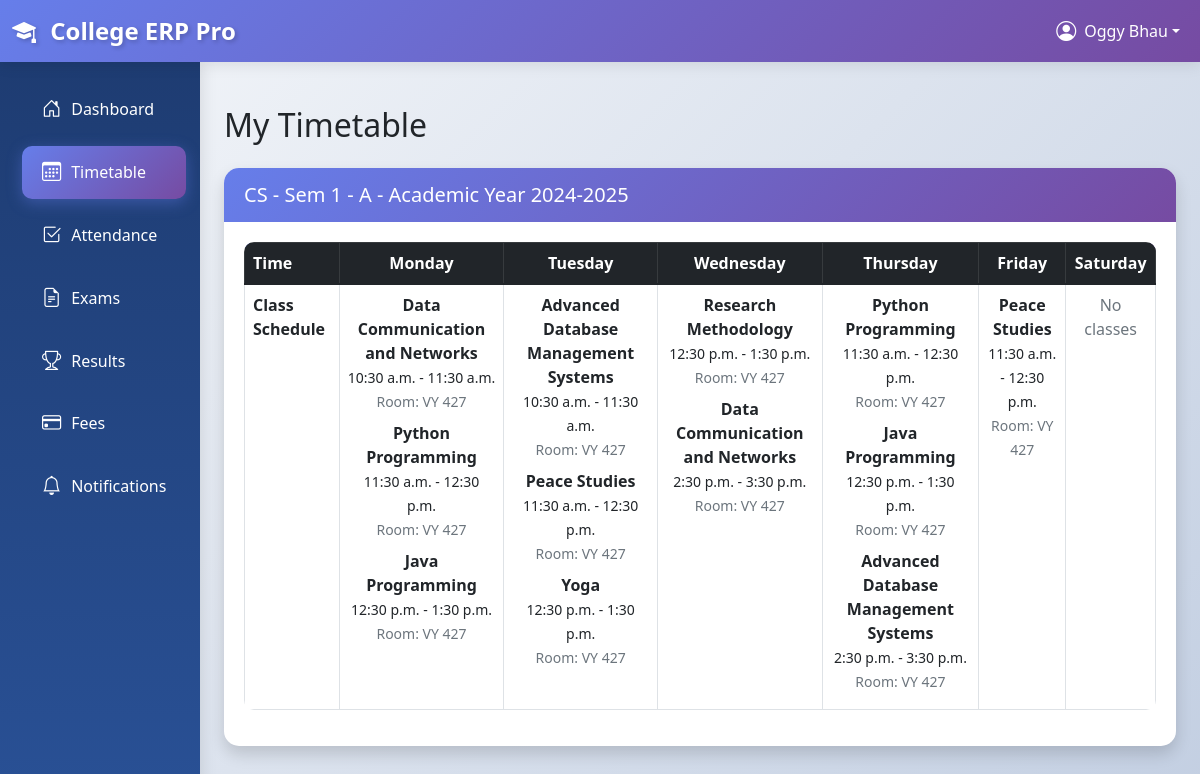
Page /students/timetable/ (signed in) on the committed database.
### accounts/models.py (models this page shows, shortened)
class User(AbstractUser):
    USER_TYPE_CHOICES = (
        ('student', 'Student'),
        ('teacher', 'Teacher'),
        ('admin', 'Administrator'),
    )
    user_type = models.CharField(max_length=10, choices=USER_TYPE_CHOICES)
    phone_regex = RegexValidator(
        regex=r'^\+?1?\d{9,15}$',
        message="Phone number must be entered in the format: '+999999999'. Up to 15 digits allowed."
    )
    phone_number = models.CharField(validators=[phone_regex], max_length=17, blank=True)
    address = models.TextField(blank=True)
    date_of_birth = models.DateField(null=True, blank=True)
    profile_picture = models.ImageField(upload_to='profile_pics/', null=True, blank=True)
    created_at = models.DateTimeField(auto_now_add=True)
    updated_at = models.DateTimeField(auto_now=True)
    @property
    def is_student(self):
        return self.user_type == 'student'
    @property
    def is_admin(self):
        return self.user_type == 'admin'

### students/models.py (models this page shows, shortened)
class Student(models.Model):
    user = models.OneToOneField(
        settings.AUTH_USER_MODEL,
        on_delete=models.CASCADE,
        related_name='student_profile'
    )
    roll_number = models.CharField(max_length=20, unique=True)
    admission_number = models.CharField(max_length=20, unique=True)
    student_class = models.ForeignKey(
        Class,
        on_delete=models.SET_NULL,
        null=True,
        blank=True,
        related_name='students'
    )
    department = models.ForeignKey(Department, on_delete=models.CASCADE)
    admission_date = models.DateField()
    guardian_name = models.CharField(max_length=100)
    guardian_phone = models.CharField(max_length=15)
    guardian_email = models.EmailField(blank=True)
    guardian_address = models.TextField()
    emergency_contact = models.CharField(max_length=15)
    blood_group = models.CharField(max_length=5, blank=True)
    medical_conditions = models.TextField(blank=True)
    is_active = models.BooleanField(default=True)

### academics/models.py (models this page shows, shortened)
class Class(models.Model):
    name = models.CharField(max_length=50)
    department = models.ForeignKey(Department, on_delete=models.CASCADE)
    semester = models.IntegerField(choices=Course.SEMESTER_CHOICES)
    section = models.CharField(max_length=10, default='A')
    academic_year = models.CharField(max_length=9)  # e.g., "2023-2024"
    class_teacher = models.ForeignKey(
        settings.AUTH_USER_MODEL,
        on_delete=models.SET_NULL,
        null=True,
        blank=True,
        related_name='managed_classes'
    )
    max_strength = models.IntegerField(default=60)
    class Meta:
        unique_together = ['department', 'semester', 'section', 'academic_year']
        verbose_name_plural = 'Classes'
    def __str__(self):
        return f"{self.department.code} - Sem {self.semester} - {self.section}"

class Department(models.Model):
    name = models.CharField(max_length=100)
    code = models.CharField(max_length=10, unique=True)
    head = models.ForeignKey(
        settings.AUTH_USER_MODEL,
        on_delete=models.SET_NULL,
        null=True,
        blank=True,
        related_name='headed_departments'
    )
    description = models.TextField(blank=True)
    created_at = models.DateTimeField(auto_now_add=True)

class Timetable(models.Model):
    class_assigned = models.ForeignKey(Class, on_delete=models.CASCADE)
    subject = models.ForeignKey(Subject, on_delete=models.CASCADE)
    time_slot = models.ForeignKey(TimeSlot, on_delete=models.CASCADE)
    room_number = models.CharField(max_length=20, blank=True)
    class Meta:
        unique_together = ['class_assigned', 'time_slot']

class Subject(models.Model):
    SUBJECT_TYPE_CHOICES = [
        ('TH', 'Theory'),
        ('PR', 'Practical'),
        ('TU', 'Tutorial'),
    ]
    course = models.ForeignKey(Course, on_delete=models.CASCADE)
    class_assigned = models.ForeignKey(Class, on_delete=models.CASCADE)
    teacher = models.ForeignKey(
        settings.AUTH_USER_MODEL,
        on_delete=models.SET_NULL,
        null=True,
        blank=True,
        related_name='taught_subjects'
    )
    subject_type = models.CharField(max_length=2, choices=SUBJECT_TYPE_CHOICES, default='TH')
    class Meta:
        unique_together = ['course', 'class_assigned']

class Course(models.Model):
    SEMESTER_CHOICES = [
        (1, '1st Semester'),
        (2, '2nd Semester'),
        (3, '3rd Semester'),
        (4, '4th Semester'),
        (5, '5th Semester'),
        (6, '6th Semester'),
        (7, '7th Semester'),
        (8, '8th Semester'),
    ]
    name = models.CharField(max_length=100)
    code = models.CharField(max_length=20, unique=True)
    department = models.ForeignKey(Department, on_delete=models.CASCADE)
    semester = models.IntegerField(choices=SEMESTER_CHOICES)
    credits = models.IntegerField(validators=[MinValueValidator(1), MaxValueValidator(6)])
    description = models.TextField(blank=True)
    syllabus = models.FileField(upload_to='syllabi/', null=True, blank=True)
    created_at = models.DateTimeField(auto_now_add=True)

class TimeSlot(models.Model):
    DAY_CHOICES = [
        ('monday', 'Monday'),
        ('tuesday', 'Tuesday'),
        ('wednesday', 'Wednesday'),
        ('thursday', 'Thursday'),
        ('friday', 'Friday'),
        ('saturday', 'Saturday'),
    ]
    day = models.CharField(max_length=10, choices=DAY_CHOICES)
    start_time = models.TimeField()
    end_time = models.TimeField()
    class Meta:
        ordering = ['day', 'start_time']
        unique_together = ['day', 'start_time', 'end_time']

### students/views.py (the view)
# urls.py: path('timetable/', views.timetable, name='timetable'),
@login_required
def timetable(request):
    if not request.user.is_student:
        messages.error(request, "Access denied.")
        return redirect('accounts:login')
    student = request.user.student_profile
    if not student.student_class:
        messages.warning(request, "You are not assigned to any class. Please contact administrator.")
        return render(request, 'students/timetable.html')
    timetable = Timetable.objects.filter(
        class_assigned=student.student_class
    ).select_related('subject__course', 'time_slot').order_by(
        'time_slot__day', 'time_slot__start_time'
    )
    days = ['monday', 'tuesday', 'wednesday', 'thursday', 'friday', 'saturday']
    organized_timetable = {}
    for day in days:
        organized_timetable[day] = timetable.filter(time_slot__day=day)
    context = {
        'student': student,
        'organized_timetable': organized_timetable,
        'days': days,
    }
    return render(request, 'students/timetable.html', context)

### academics/templatetags/timetable_filters.py (called while the page is built)
@register.filter
def lookup(dictionary, key):
    if dictionary is None:
        return None
    return dictionary.get(key, [])

### college_erp/context_processors.py (called while the page is built)
def global_context(request):
    context = {
        'all_departments': Department.objects.all().order_by('name'),
    }
    return context

### templates/students/timetable.html (shortened to what this page needs)
{% extends 'base.html' %}
{% load timetable_filters %}
{% block content %}
<div class="py-4">
    <h1 class="h2 mb-4">My Timetable</h1>
    {% if student.student_class %}
        <div class="card shadow">
            <div class="card-header">
                <h5 class="mb-0">{{ student.student_class }} - Academic Year {{ student.student_class.academic_year }}</h5>
            </div>
            <div class="card-body">
                <div class="table-responsive">
                    <table class="table table-bordered">
                        <thead class="table-dark">
                            <tr>
                                <th>Time</th>
                                {% for day in days %}
                                    <th class="text-center">{{ day|title }}</th>
                                {% endfor %}
                            </tr>
                        </thead>
                        <tbody>
                            {% if organized_timetable %}
                                <tr>
                                    <td><strong>Class Schedule</strong></td>
                                    {% for day in days %}
                                        <td class="text-center">
                                            {% for schedule in organized_timetable|lookup:day %}
                                                <div class="mb-2">
                                                    <strong>{{ schedule.subject.course.name }}</strong><br>
                                                    <small>{{ schedule.time_slot.start_time }} - {{ schedule.time_slot.end_time }}</small><br>
                                                    <small class="text-muted">Room: {{ schedule.room_number|default:"TBA" }}</small>
                                                </div>
                                            {% empty %}
                                                <span class="text-muted">No classes</span>
                                            {% endfor %}
                                        </td>
                                    {% endfor %}
                                </tr>
                            {% else %}
                                <tr>
                                    <td colspan="7" class="text-center text-muted">No timetable available</td>
                                </tr>
                            {% endif %}
                        </tbody>
                    </table>
                </div>
            </div>
        </div>
    {% else %}
        <div class="alert alert-warning">
            <i class="bi bi-exclamation-triangle"></i>
            You are not assigned to any class. Please contact the administration.
        </div>
    {% endif %}
</div>
{% endblock %}

### templates/base.html (shortened to what this page needs)
<!DOCTYPE html>
<html lang="en">
<head>
    <link href="https://cdn.jsdelivr.net/npm/bootstrap@5.1.3/dist/css/bootstrap.min.css" rel="stylesheet">
    <link rel="stylesheet" href="https://cdn.jsdelivr.net/npm/bootstrap-icons@1.7.2/font/bootstrap-icons.css">
    {% load static %}
    <link rel="stylesheet" href="{% static 'css/custom-animations.css' %}">
</head>
<body>
    <nav class="navbar navbar-expand-lg navbar-dark bg-primary sticky-top">
        <div class="container-fluid">
            <a class="navbar-brand" href="{% url 'accounts:dashboard' %}">
                <i class="bi bi-mortarboard-fill"></i> College ERP Pro
            </a>
            {% if user.is_authenticated %}
                <div class="navbar-nav ms-auto">
                    <div class="nav-item dropdown">
                        <a class="nav-link dropdown-toggle text-white d-flex align-items-center"
                           href="#"
                           id="navbarDropdown"
                           role="button"
                           data-bs-toggle="dropdown"
                           aria-expanded="false">
                            <i class="bi bi-person-circle fs-5 me-2"></i>
                            <span class="d-none d-md-inline">{{ user.get_full_name|default:user.username }}</span>
                        </a>
                    </div>
                </div>
            {% endif %}
        </div>
    </nav>
    <div class="container-fluid">
        <div class="row">
            {% if user.is_authenticated %}
                <nav id="sidebarMenu" class="col-md-3 col-lg-2 d-md-block sidebar collapse">
                    <div class="position-sticky pt-3">
                        <ul class="nav flex-column">
                            <li class="nav-item">
                                <a class="nav-link" href="{% url 'accounts:dashboard' %}">
                                    <i class="bi bi-house-door"></i> Dashboard
                                </a>
                            </li>
                            {% if user.is_student %}
                                <li class="nav-item">
                                    <a class="nav-link" href="{% url 'students:timetable' %}">
                                        <i class="bi bi-calendar3"></i> Timetable
                                    </a>
                                </li>
                                <li class="nav-item">
                                    <a class="nav-link" href="{% url 'students:attendance' %}">
                                        <i class="bi bi-check2-square"></i> Attendance
                                    </a>
                                </li>
                                <li class="nav-item">
                                    <a class="nav-link" href="{% url 'students:exams' %}">
                                        <i class="bi bi-file-earmark-text"></i> Exams
                                    </a>
                                </li>
                                <li class="nav-item">
                                    <a class="nav-link" href="{% url 'students:results' %}">
                                        <i class="bi bi-trophy"></i> Results
                                    </a>
                                </li>
                                <li class="nav-item">
                                    <a class="nav-link" href="{% url 'students:fees' %}">
                                        <i class="bi bi-credit-card"></i> Fees
                                    </a>
                                </li>
                                <li class="nav-item">
                                    <a class="nav-link" href="{% url 'students:notifications' %}">
                                        <i class="bi bi-bell"></i> Notifications
                                    </a>
                                </li>
                            {% endif %}
                        </ul>
                    </div>
                </nav>
            {% endif %}
            <main class="col-md-9 ms-sm-auto col-lg-10 px-md-4 main-content">
                {% block content %}
                {% endblock %}
            </main>
        </div>
    </div>
</body>
</html>

### templates/base.html (style rules this page uses)
:root { --primary-gradient: linear-gradient(135deg, #667eea 0%, #764ba2 100%); --sidebar-bg: linear-gradient(180deg, #1e3c72 0%, #2a5298 100%); --card-shadow: 0 4px 15px rgba(0, 0, 0, 0.1); --hover-shadow: 0 8px 25px rgba(0, 0, 0, 0.15); }
body { background: linear-gradient(135deg, #f5f7fa 0%, #c3cfe2 100%); min-height: 100vh; font-family: 'Segoe UI', Tahoma, Geneva, Verdana, sans-serif; }
.navbar { background: var(--primary-gradient) !important; box-shadow: 0 2px 15px rgba(0, 0, 0, 0.1); animation: slideDown 0.5s ease-out; }
.navbar-brand { font-weight: 700; font-size: 1.5rem; transition: all 0.3s ease; text-shadow: 2px 2px 4px rgba(0, 0, 0, 0.2); }
.navbar-brand i { margin-right: 8px; animation: pulse 2s ease-in-out infinite; }
.sidebar { min-height: 100vh; background: var(--sidebar-bg); box-shadow: 2px 0 15px rgba(0, 0, 0, 0.1); position: fixed; animation: slideInLeft 0.5s ease-out; }
.sidebar .nav-link { color: #ffffff; padding: 12px 20px; margin: 5px 10px; border-radius: 10px; transition: all 0.3s ease; display: flex; align-items: center; }
.sidebar .nav-link i { margin-right: 10px; font-size: 1.2rem; transition: transform 0.3s ease; }
.sidebar .nav-link.active { background: linear-gradient(135deg, #667eea 0%, #764ba2 100%); box-shadow: 0 4px 15px rgba(102, 126, 234, 0.4); }
.main-content { margin-left: 0; padding: 20px; animation: fadeIn 0.8s ease; }
@media (min-width: 768px) { .main-content { margin-left: 250px; } }
.card { border: none; border-radius: 15px; box-shadow: var(--card-shadow); transition: all 0.3s ease; overflow: hidden; animation: fadeIn 0.6s ease; }
.card-header { font-weight: 600; background: var(--primary-gradient); color: white; border: none; padding: 15px 20px; }
.card-body { padding: 20px; }
.table { border-radius: 10px; overflow: hidden; }
.table thead { background: var(--primary-gradient); color: white; }
.table tbody tr { transition: all 0.3s ease; }

### rows in the picture
User: get_full_name "Oggy Bhau"
Student: student_class "CS - Sem 1 - A", student_class.academic_year "2024-2025"
Timetable: subject.course.name "Data Communication and Networks", time_slot.start_time "10:30 a.m.", time_slot.end_time "11:30 a.m.", room_number "VY 427"
Timetable: subject.course.name "Python Programming", time_slot.start_time "11:30 a.m.", time_slot.end_time "12:30 p.m.", room_number "VY 427"
Timetable: subject.course.name "Java Programming", time_slot.start_time "12:30 p.m.", time_slot.end_time "1:30 p.m.", room_number "VY 427"
Timetable: subject.course.name "Advanced Database Management Systems", time_slot.start_time "10:30 a.m.", time_slot.end_time "11:30 a.m.", room_number "VY 427"
Timetable: subject.course.name "Peace Studies", time_slot.start_time "11:30 a.m.", time_slot.end_time "12:30 p.m.", room_number "VY 427"
Timetable: subject.course.name "Yoga", time_slot.start_time "12:30 p.m.", time_slot.end_time "1:30 p.m.", room_number "VY 427"
Timetable: subject.course.name "Research Methodology", time_slot.start_time "12:30 p.m.", time_slot.end_time "1:30 p.m.", room_number "VY 427"
Timetable: subject.course.name "Data Communication and Networks", time_slot.start_time "2:30 p.m.", time_slot.end_time "3:30 p.m.", room_number "VY 427"
Timetable: subject.course.name "Python Programming", time_slot.start_time "11:30 a.m.", time_slot.end_time "12:30 p.m.", room_number "VY 427"
Timetable: subject.course.name "Java Programming", time_slot.start_time "12:30 p.m.", time_slot.end_time "1:30 p.m.", room_number "VY 427"
Timetable: subject.course.name "Advanced Database Management Systems", time_slot.start_time "2:30 p.m.", time_slot.end_time "3:30 p.m.", room_number "VY 427"
Timetable: subject.course.name "Peace Studies", time_slot.start_time "11:30 a.m.", time_slot.end_time "12:30 p.m.", room_number "VY 427"

### other values in the picture
{{ day|title }} "Monday" "Tuesday" "Wednesday" "Thursday" "Friday" "Saturday"
